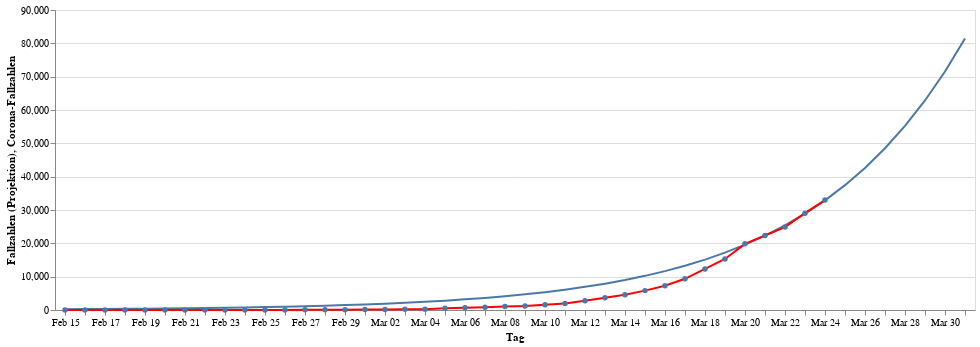

The cell this chart's notebook holds for it:
### Code cell
infections_chart = alt.Chart(data).mark_line(point=True, color="red").encode(
    alt.X("monthdate(day):O", title="Tag"),
    alt.Y("cases:Q", title="Corona-Fallzahlen"))
projection_chart = alt.Chart(projection_data).mark_line(point=False).encode(
    alt.X("monthdate(day):O", title="Tag"),
    alt.Y("curve:Q", title="Fallzahlen (Projektion)"))
projection_chart + infections_chart

### Figure 1 — Vega-Lite specification as saved in the notebook (floating-point values rounded to 4 significant figures)
{"config": {"view": {"continuousWidth": 400, "continuousHeight": 300}}, "layer": [{"data": {"name": "data-83ce3d90a564d1fcb2d94aeff5371660"}, "mark": {"type": "line", "point": false}, "encoding": {"x": {"type": "ordinal", "field": "day", "timeUnit": "monthdate", "title": "Tag"}, "y": {"type": "quantitative", "field": "curve", "title": "Fallzahlen (Projektion)"}}}, {"data": {"name": "data-620007760a7cd1e8206ddf1ced2fc717"}, "mark": {"type": "line", "color": "red", "point": true}, "encoding": {"x": {"type": "ordinal", "field": "day", "timeUnit": "monthdate", "title": "Tag"}, "y": {"type": "quantitative", "field": "cases", "title": "Corona-Fallzahlen"}}}], "$schema": "https://vega.github.io/schema/vega-lite/v4.0.2.json", "datasets": {"data-83ce3d90a564d1fcb2d94aeff5371660": [{"day": "2020-02-15T00:00:00", "curve": 238.2}, {"day": "2020-02-16T00:00:00", "curve": 271.1}, {"day": "2020-02-17T00:00:00", "curve": 308.7}, {"day": "2020-02-18T00:00:00", "curve": 351.5}, {"day": "2020-02-19T00:00:00", "curve": 400.1}, {"day": "2020-02-20T00:00:00", "curve": 455.6}, {"day": "2020-02-21T00:00:00", "curve": 518.7}, {"day": "2020-02-22T00:00:00", "curve": 590.5}, {"day": "2020-02-23T00:00:00", "curve": 672.3}, {"day": "2020-02-24T00:00:00", "curve": 765.4}, {"day": "2020-02-25T00:00:00", "curve": 871.4}, {"day": "2020-02-26T00:00:00", "curve": 992.1}, {"day": "2020-02-27T00:00:00", "curve": 1130.0}, {"day": "2020-02-28T00:00:00", "curve": 1286.0}, {"day": "2020-02-29T00:00:00", "curve": 1464.0}, {"day": "2020-03-01T00:00:00", "curve": 1667.0}, {"day": "2020-03-02T00:00:00", "curve": 1898.0}, {"day": "2020-03-03T00:00:00", "curve": 2161.0}, {"day": "2020-03-04T00:00:00", "curve": 2460.0}, {"day": "2020-03-05T00:00:00", "curve": 2800.0}, {"day": "2020-03-06T00:00:00", "curve": 3188.0}, {"day": "2020-03-07T00:00:00", "curve": 3630.0}, {"day": "2020-03-08T00:00:00", "curve": 4133.0}, {"day": "2020-03-09T00:00:00", "curve": 4705.0}, {"day": "2020-03-10T00:00:00", "curve": 5357.0}, {"day": "2020-03-11T00:00:00", "curve": 6098.0}, {"day": "2020-03-12T00:00:00", "curve": 6943.0}, {"day": "2020-03-13T00:00:00", "curve": 7904.0}, {"day": "2020-03-14T00:00:00", "curve": 8999.0}, {"day": "2020-03-15T00:00:00", "curve": 10240.0}, {"day": "2020-03-16T00:00:00", "curve": 11660.0}, {"day": "2020-03-17T00:00:00", "curve": 13280.0}, {"day": "2020-03-18T00:00:00", "curve": 15120.0}, {"day": "2020-03-19T00:00:00", "curve": 17210.0}, {"day": "2020-03-20T00:00:00", "curve": 19590.0}, {"day": "2020-03-21T00:00:00", "curve": 22300.0}, {"day": "2020-03-22T00:00:00", "curve": 25390.0}, {"day": "2020-03-23T00:00:00", "curve": 28900.0}, {"day": "2020-03-24T00:00:00", "curve": 32900.0}, {"day": "2020-03-25T00:00:00", "curve": 37450.0}, {"day": "2020-03-26T00:00:00", "curve": 42630.0}, {"day": "2020-03-27T00:00:00", "curve": 48520.0}, {"day": "2020-03-28T00:00:00", "curve": 55230.0}, {"day": "2020-03-29T00:00:00", "curve": 62860.0}, {"day": "2020-03-30T00:00:00", "curve": 71550.0}, {"day": "2020-03-31T00:00:00", "curve": 81430.0}], "data-620007760a7cd1e8206ddf1ced2fc717": [{"day": "2020-02-15T00:00:00", "cases": 16}, {"day": "2020-02-16T00:00:00", "cases": 16}, {"day": "2020-02-17T00:00:00", "cases": 16}, {"day": "2020-02-18T00:00:00", "cases": 16}, {"day": "2020-02-19T00:00:00", "cases": 16}, {"day": "2020-02-20T00:00:00", "cases": 16}, {"day": "2020-02-21T00:00:00", "cases": 16}, {"day": "2020-02-22T00:00:00", "cases": 16}, {"day": "2020-02-23T00:00:00", "cases": 16}, {"day": "2020-02-24T00:00:00", "cases": 16}, {"day": "2020-02-25T00:00:00", "cases": 18}, {"day": "2020-02-26T00:00:00", "cases": 26}, {"day": "2020-02-27T00:00:00", "cases": 48}, {"day": "2020-02-28T00:00:00", "cases": 74}, {"day": "2020-02-29T00:00:00", "cases": 79}, {"day": "2020-03-01T00:00:00", "cases": 130}, {"day": "2020-03-02T00:00:00", "cases": 165}, {"day": "2020-03-03T00:00:00", "cases": 203}, {"day": "2020-03-04T00:00:00", "cases": 262}, {"day": "2020-03-05T00:00:00", "cases": 545}, {"day": "2020-03-06T00:00:00", "cases": 670}, {"day": "2020-03-07T00:00:00", "cases": 800}, {"day": "2020-03-08T00:00:00", "cases": 1040}, {"day": "2020-03-09T00:00:00", "cases": 1224}, {"day": "2020-03-10T00:00:00", "cases": 1565}, {"day": "2020-03-11T00:00:00", "cases": 1966}, {"day": "2020-03-12T00:00:00", "cases": 2745}, {"day": "2020-03-13T00:00:00", "cases": 3675}, {"day": "2020-03-14T00:00:00", "cases": 4599}, {"day": "2020-03-15T00:00:00", "cases": 5813}, {"day": "2020-03-16T00:00:00", "cases": 7272}, {"day": "2020-03-17T00:00:00", "cases": 9367}, {"day": "2020-03-18T00:00:00", "cases": 12327}, {"day": "2020-03-19T00:00:00", "cases": 15320}, {"day": "2020-03-20T00:00:00", "cases": 19848}, {"day": "2020-03-21T00:00:00", "cases": 22364}, {"day": "2020-03-22T00:00:00", "cases": 24873}, {"day": "2020-03-23T00:00:00", "cases": 29056}, {"day": "2020-03-24T00:00:00", "cases": 32986}]}}
